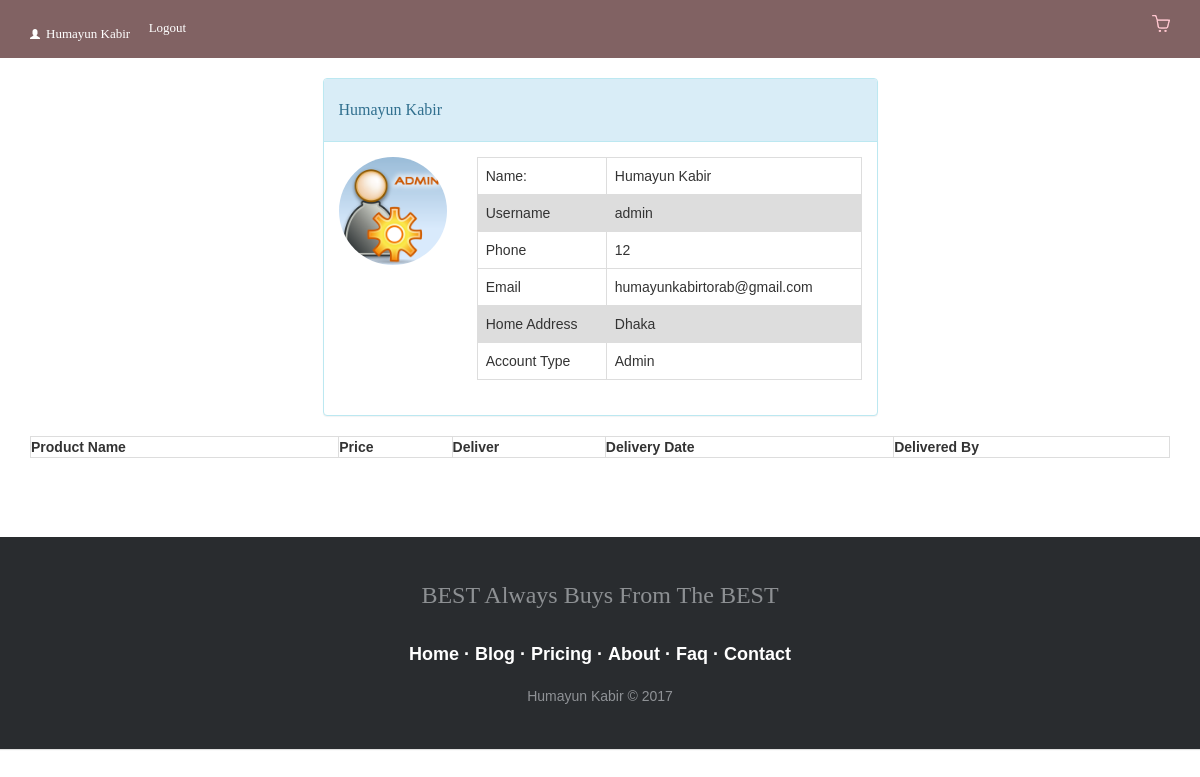
The page /PreviousPurseRecord.php (signed in) on the database its author committed.
### tables this page shows
CREATE TABLE `user` (
  `userID` int(10) NOT NULL,
  `Fname` varchar(50) DEFAULT NULL,
  `Lname` varchar(50) DEFAULT NULL,
  `username` varchar(100) DEFAULT NULL,
  `password` varchar(50) DEFAULT NULL,
  `Phone` varchar(50) DEFAULT NULL,
  `Email` varchar(50) DEFAULT NULL,
  `Address` varchar(255) DEFAULT NULL,
  `Image` varchar(255) DEFAULT NULL,
  `Account_type` int(1) DEFAULT NULL
);

### profile.php (the view, shortened to what this page needs)
<?php
include 'db.php';
?>
<!DOCTYPE html>
<html>
<head>
	<link rel="stylesheet" type="text/css" href="css/customerPanel.css">
	<link href="bootstrap/bootstrap.min.css" rel='stylesheet' type='text/css' />
</head>
<body>
	<div class="container">
		<div class="row">
			<div class="col-xs-12 col-sm-12 col-md-6 col-lg-6 col-xs-offset-0 col-sm-offset-0 col-md-offset-3 col-lg-offset-3 toppad" >
				<div class="panel panel-info">
					<div class="panel-heading">
						<h3 class="panel-title">
							<?php
							$userId=$_SESSION['user'];
							$res=$conn->query("select * from user where userId=$userId;");
							$row=$res->fetch_object();
							echo "".$row->Fname." ".$row->Lname;
							?>
						</h3>
					</div>
					<div class="panel-body">
						<div class="row">
							<div class="col-md-3 col-lg-3 " align="center">
								<img alt="User Pic" src=<?php
								echo '"uploadimages/'.$row->Image.'"';
								?> class="img-circle img-responsive"> </div>
								<div class=" col-md-9 col-lg-9 ">
									<table class="table table-user-information">
										<tbody>
											<tr>
												<td>Name:</td>
												<td><?php
													echo "".$row->Fname." ".$row->Lname;
													?>
												</td>
											</tr>
											<tr>
												<td>Username</td>
												<td> <?php
													echo "".$row->username;
													?> </td>
												</tr>
												<tr>
													<td>Phone</td>
													<td><?php echo "".$row->Phone;
														?> </td>
													</tr>
													<tr>
														<tr>
															<td>Email</td>
															<td><?php echo "".$row->Email;
																?> </td>
															</tr>
															<tr>
																<td>Home Address</td>
																<td><?php echo "".$row->Address;
																	?> </td>
																</tr>
																<tr>
																	<td>Account Type</td>
																	<td>
																		<?php
																		if(($row->Account_type)==303)
																		{
																			echo "Customer";
																		}
																		elseif (($row->Account_type)==202) {
																			echo "Delivery Man";
																		}
																		elseif (($row->Account_type)==101) {
																			echo "Admin";
																		}
																		else{}
																			?>
																	</td>
																</tr>
															</tr>
														</tbody>
													</table>
												</div>
											</div>
										</div>
									</div>
								</div>
							</div>
						</div>
					</body>
					</html>

### header.php (shortened to what this page needs)
<?php
include 'db.php';
?>
<!DOCTYPE html>
<html>
<head>
	<link href="bootstrap/bootstrap.min.css" rel='stylesheet' type='text/css' />
	<link href="bootstrap/style.css" rel="stylesheet" type="text/css" media="all" />
</head>
<body>
	<div class="header">
		<div class="header-top-strip">
			<div class="container">
				<div class="header-top-left">
					<ul>
						<?php
						if (empty(($_SESSION['user']))) {
							echo "
							<li><a href='signIn.php'><span class='glyphicon glyphicon-user'> </span>Login</a></li>
							<li><a href='enrol.php'><span class='glyphicon glyphicon-lock'> </span>Create an Account</a></li>
							";
						}else{
							$userId=$_SESSION['user'];
							$res=$conn->query("select * from user where userId=$userId;");
							$row=$res->fetch_object();
							echo "
							<li><a href='customerPanel.php'><span class='glyphicon glyphicon-user'> </span>". $row->Fname." ".$row->Lname."</a></li>
							<li>
							<div class='header-right'>
							<div class='cart box_1'>
							<a style='color: white' href='logout.php'>Logout</a>
							<div class='clearfix'> </div>
							</div>
							</div>
							</li>
							";
						}
						?>
					</ul>
				</div>
				<div class="header-right">
					<div class="cart box_1">
						<a href="checkout.php"> <img src="images/bag.png" alt=""></a>
					</div>
				</div>
				<div class="clearfix"> </div>
			</div>
		</div>
	</div>
</body>
</html>

### css/customerPanel.css (style rules this page uses)
.table-user-information > tbody > tr { border-top: 1px solid rgb(221, 221, 221); }
.table-user-information > tbody > tr:first-child { border-top: 0; }
.table-user-information > tbody > tr > td { border-top: 0; }
.toppad { margin-top:20px; }

### PreviousPurseRecord.php (style rules this page uses)
table { font-family: arial, sans-serif; border-collapse: collapse; width: 100%; }
td, th { border: 1px solid #dddddd; text-align: left; padding: 8px; }
tr:nth-child(even) { background-color: #dddddd; }

### rows shown on the page
user: Fname "Humayun", Lname "Kabir", Image (picture), username "admin", Phone "12", Email "humayunkabirtorab@gmail.com", Address "Dhaka"
